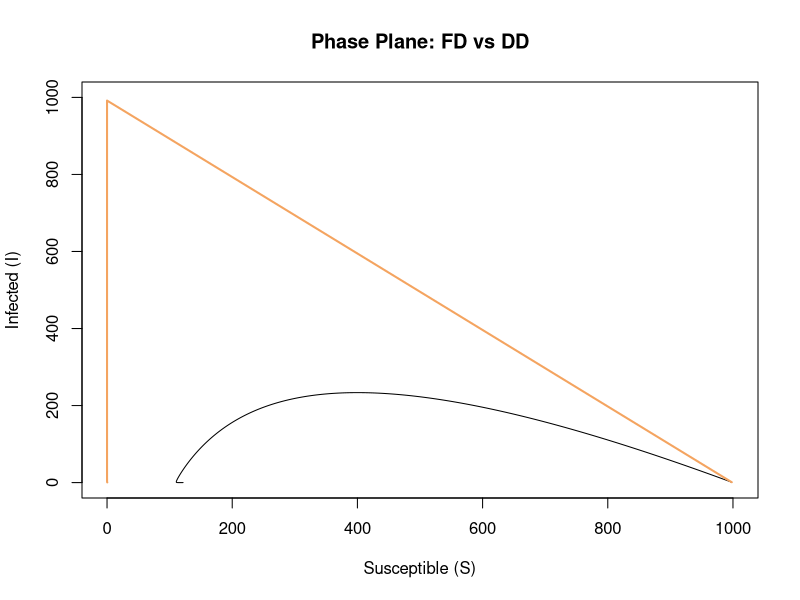
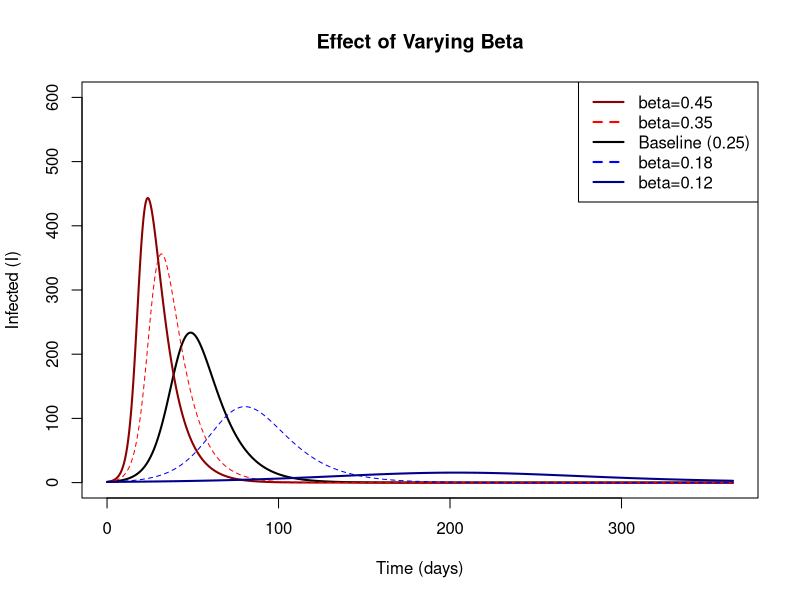
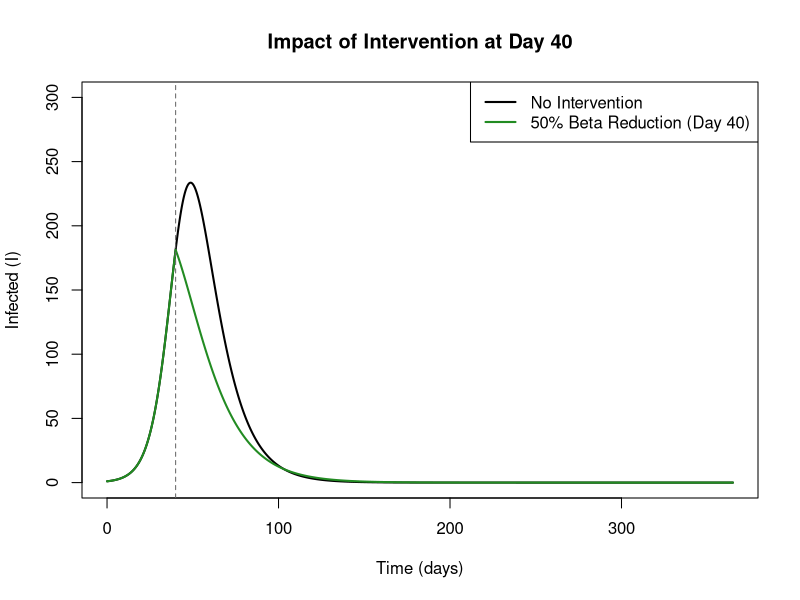

Source code (R) for these figures, in order:
## ---- chunk 1
knitr::opts_chunk[["set"]](echo = TRUE)
library(deSolve)
## ---- chunk 2
# Frequency-dependent SIR model (lam = beta * I / P)
SIR_model <- function(t, state, parameters) {
  with(as.list(c(state, parameters)), {
    P <- (S + I + R)
    lam <- parameters['beta'] * I / P
    
    dS <- mu * P - mu * S - lam * S         
    dI <- lam * S - tau * I - mu * I 
    dR <- tau * I - mu * R
    list(c(dS, dI, dR))
  }) 
}

# Initial conditions and baseline parameters
initP <- 999 
initI <- 1 
initR <- 0 
initS <- initP - initI - initR
istate <- c(S = initS, I = initI, R = initR)

parameters <- c(
  mu = (1 / (50 * 52 * 7)),    
  beta = 0.25,              
  tau = 1 / 10            
)

R0 <- parameters['beta'] / (parameters['tau'] + parameters['mu'])

# Simulation time grid (0 to 365 days)
time_start <- 0
time_stop <- 365 
deltat <- 0.1
tps <- seq(time_start, time_stop, by = deltat)

# Solve frequency-dependent model
out <- deSolve::ode(y = istate, times = tps, func = SIR_model, parms = parameters) 
Flu2009 <- as.data.frame(out)

# Phase-plane plot (S vs I)
plot(Flu2009[["S"]], Flu2009[["I"]], type = "l", ylim = c(0, 1000), xlim = c(0, 1000),
     xlab = "Susceptible (S)", ylab = "Infected (I)", main = "Phase Plane: FD vs DD")

# Density-dependent SIR model (lam = beta * I, no division by P)
SIR_model_dd <- function(t, state, parameters) {
  with(as.list(c(state, parameters)), {
    P <- (S + I + R)
    lam <- parameters['beta'] * I
    
    dS <- mu * P - mu * S - lam * S         
    dI <- lam * S - tau * I - mu * I 
    dR <- tau * I - mu * R
    list(c(dS, dI, dR))
  }) 
}

out_dd <- deSolve::ode(y = istate, times = tps, func = SIR_model_dd, parms = parameters) 
Flu2009_dd <- as.data.frame(out_dd)

# Overlay density-dependent trajectory (explodes rapidly because beta isn't scaled by P)
lines(Flu2009_dd[["S"]], Flu2009_dd[["I"]], col = "sandybrown", lwd = 2)
## ---- chunk 3
parameters_pp <- c(mu = (1/(50*52*7)), beta = 0.45, tau = 1/10) # ++ (much higher beta)
parameters_p  <- c(mu = (1/(50*52*7)), beta = 0.35, tau = 1/10) # +  (higher beta)
parameters_m  <- c(mu = (1/(50*52*7)), beta = 0.18, tau = 1/10) # -  (lower beta)
parameters_mm <- c(mu = (1/(50*52*7)), beta = 0.12, tau = 1/10) # -- (much lower beta)

out_pp <- deSolve::ode(y = istate, times = tps, func = SIR_model, parms = parameters_pp) 
out_p  <- deSolve::ode(y = istate, times = tps, func = SIR_model, parms = parameters_p) 
out_m  <- deSolve::ode(y = istate, times = tps, func = SIR_model, parms = parameters_m) 
out_mm <- deSolve::ode(y = istate, times = tps, func = SIR_model, parms = parameters_mm) 

# Plot baseline I(t) and overlay all 4 parameter variations
plot(out[, 1], out[, 3], type = "l", lwd = 2, ylim = c(0, 600), 
     xlab = "Time (days)", ylab = "Infected (I)", main = "Effect of Varying Beta")
lines(out_pp[, 1], out_pp[, 3], col = "darkred", lwd = 2)
lines(out_p[, 1],  out_p[, 3],  col = "red", lty = 2)
lines(out_m[, 1],  out_m[, 3],  col = "blue", lty = 2)
lines(out_mm[, 1], out_mm[, 3], col = "darkblue", lwd = 2)
legend("topright", legend = c("beta=0.45", "beta=0.35", "Baseline (0.25)", "beta=0.18", "beta=0.12"),
       col = c("darkred", "red", "black", "blue", "darkblue"), lty = c(1, 2, 1, 2, 1), lwd = 2)
## ---- chunk 4
SIR_model_interventios <- function(t, state, parameters) {
  with(as.list(c(state, parameters)), {
    P <- (S + I + R)
    
    # Reduce transmission by 50% once time t reaches day 40
    beta_eff <- ifelse(t >= 40, beta * 0.5, beta)
    lam <- beta_eff * I / P
    
    dS <- mu * P - mu * S - lam * S         
    dI <- lam * S - tau * I - mu * I 
    dR <- tau * I - mu * R
    list(c(dS, dI, dR))
  }) 
}

# Run intervention on baseline and high-beta (pp) scenarios
out_interventions <- deSolve::ode(y = istate, times = tps, func = SIR_model_interventios, parms = parameters) 
out_interventions_pp <- deSolve::ode(y = istate, times = tps, func = SIR_model_interventios, parms = parameters_pp) 

# Compare baseline without intervention vs. with intervention at Day 40
plot(out[, 1], out[, 3], type = "l", lwd = 2, ylim = c(0, 300),
     xlab = "Time (days)", ylab = "Infected (I)", main = "Impact of Intervention at Day 40")
lines(out_interventions[, 1], out_interventions[, 3], col = "forestgreen", lwd = 2)
abline(v = 40, lty = 2, col = "gray40")
legend("topright", legend = c("No Intervention", "50% Beta Reduction (Day 40)"),
       col = c("black", "forestgreen"), lwd = 2)
